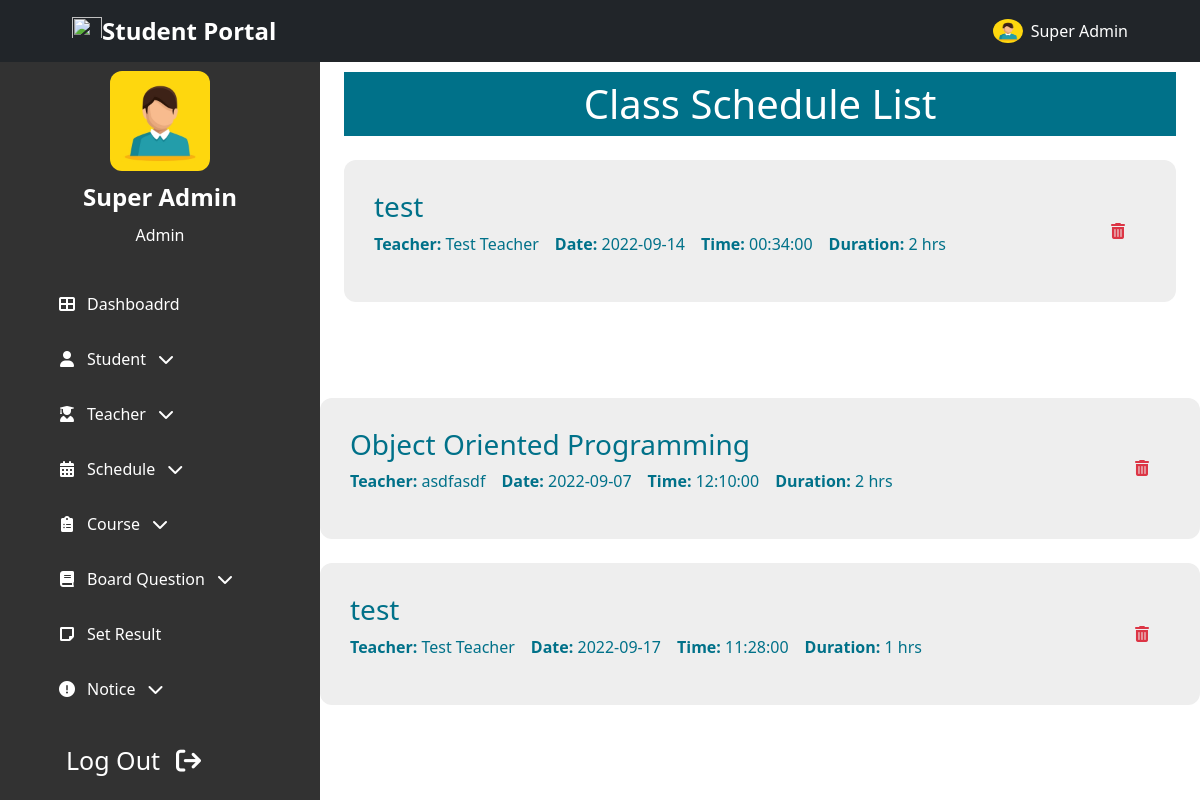
Page /admin/class_schedule_list.php (signed in) on the earlier database version.
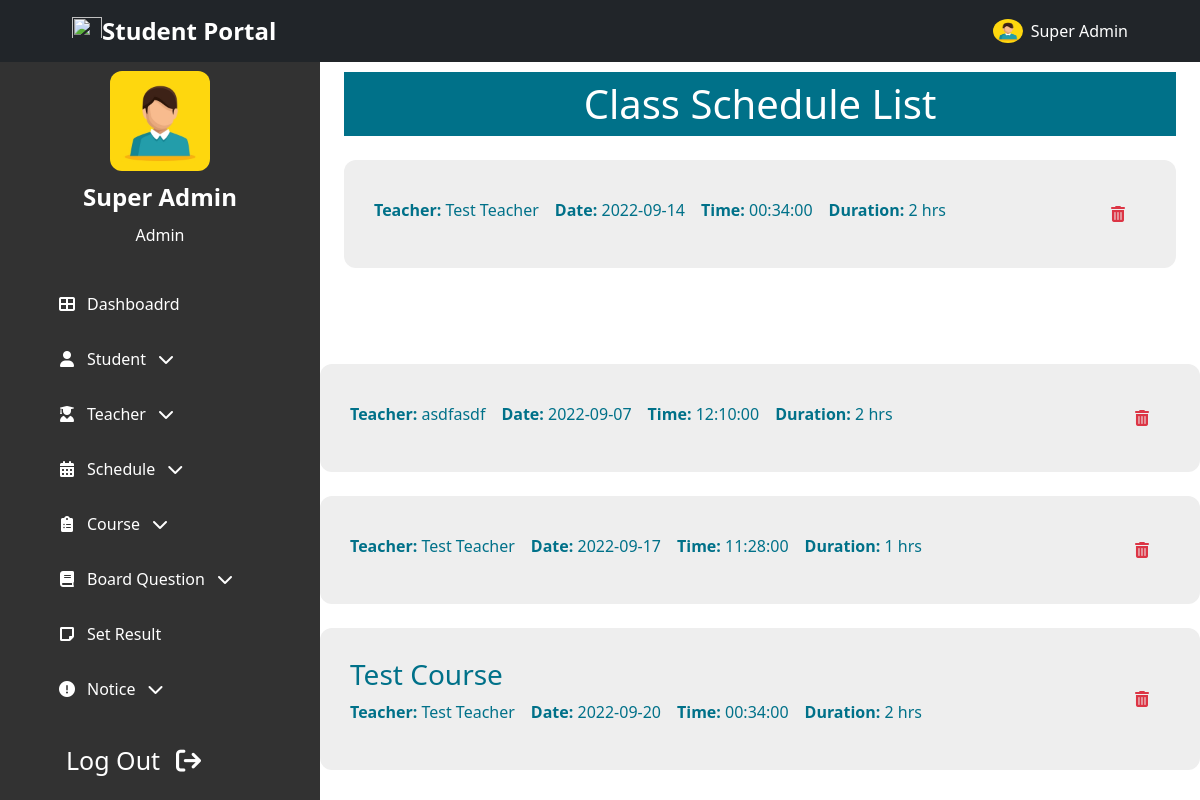
Same page on the later database version.
### tables this page shows
CREATE TABLE `Schedule` (
  `id` int NOT NULL,
  `course_id` int NOT NULL,
  `tchr_id` int NOT NULL,
  `date` date NOT NULL,
  `time` time NOT NULL,
  `duration` int NOT NULL,
  `updated_at` timestamp NOT NULL DEFAULT CURRENT_TIMESTAMP ON UPDATE CURRENT_TIMESTAMP,
  `created_at` timestamp NOT NULL DEFAULT CURRENT_TIMESTAMP
);

### admin/backend/class_schedule_list.php (called while the page is built, shortened)
<?php
    $sql    =   "SELECT * FROM `Schedule`";
    $query  =   mysqli_query($conn, $sql);
    $sdl    =   mysqli_fetch_all($query, MYSQLI_ASSOC);
    $schedules = array();
    foreach($sdl as $s)
    {
        $sql    =   "SELECT * FROM `Courses` WHERE `id` = ".$s['course_id']." LIMIT 1";
        $query  =   mysqli_query($conn, $sql);
        $arr    =   mysqli_fetch_array($query, MYSQLI_ASSOC);
        $course =   $arr['course_name'];
        $sql    =   "SELECT * FROM `Teachers` WHERE `tchr_id` = ".$s['tchr_id']." LIMIT 1";
        $query  =   mysqli_query($conn, $sql);
        $arr    =   mysqli_fetch_array($query, MYSQLI_ASSOC);
        $teacher=   $arr['name'];
        $array = array('id' => $s['id'], 'course' => $course, 'teacher' => $teacher, 'date' => $s['date'], 'time' => $s['time'], 'duration' => $s['duration']);
        $schedules[] = $array;
    }
?>

### admin/class_schedule_list.php (the view, shortened to what this page needs)
<!DOCTYPE html>
<html lang="en">
<?php
    include "admin_head.php";
    include "backend/class_schedule_list.php";
?>
<body class="">
<?php include "../header_nav.php";?>
    <section class="header-container">
        <?php include "admin_sidebar.php";?>
    </section>
    <section id="home-container"  class="home-container active-2">
        <div class="px-4 py-5 mt-4">
            <h1 class="common-background-2 p-2 text-center">Class Schedule List</h1>
            <div class="container alerts">
                <?php
                    if(!empty($schedules))
                    {
                        foreach($schedules as $s)
                        {
                ?>
            </div>
            <div class="my-4">
                <div class="common-card d-flex justify-content-between align-items-center">
                    <div>
                        <h3><?php echo $s['course']; ?></h3>
                        <div class="d-flex flex-column flex-md-row">
                            <p class="pe-3">
                                <span class="fw-bold">Teacher:</span>
                                <?php echo $s['teacher']; ?>
                            </p>
                            <br>
                            <p class="pe-3">
                                <span class="fw-bold">Date:</span>
                                <?php echo $s['date']; ?>
                            </p>
                            <p class="pe-3">
                                <span class="fw-bold">Time:</span>
                                <?php echo $s['time']; ?>
                            </p>
                            <p class="pe-3">
                                <span class="fw-bold">Duration:</span>
                                <?php echo $s['duration']; ?> hrs
                            </p>
                        </div>
                    </div>
                    <div class="delete-edit-container">
                        <form method="post" style="display: contents;width: fit-content;">
                            <button type="submit" name="delete" id="delete" class="btn text-danger" value="<?php echo $s['id']; ?>">
                                <i class="fas fa-trash-alt px-0 px-lg-2"></i>
                            </button>
                        </form>
                    </div>
                </div>
            </div>
            <?php
                        }
                    }
            ?>
    </section>
</body>
</html>

Differences in the rows shown:
changed schedule (number 1 of 4 on the later page): course "test" → (not shown)
changed schedule (number 2 of 4 on the later page): course "Object Oriented Programming" → (not shown)
changed schedule (number 3 of 4 on the later page): course "test" → (not shown)
added schedule: course "Test Course", teacher "Test Teacher", date "2022-09-20", time "00:34:00", duration "2", $s['id'] 6 (drawn)
